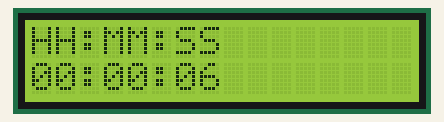
The sketch below on a simulated Arduino Uno, built with avr-gcc and run on an emulated ATmega328P. Shown: 16×2 character LCD.

Above: at 0.21 s.
At 5.07 s:
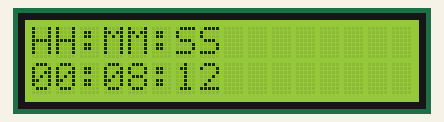
At 9.95 s:
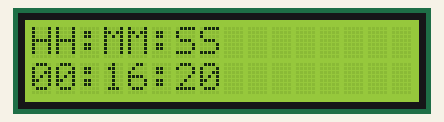
At 19.74 s:
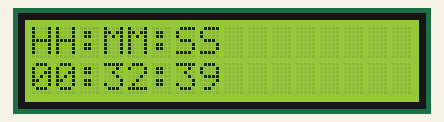
At 29.85 s:
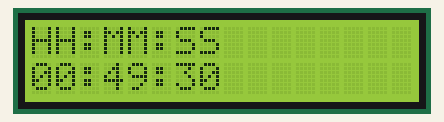
At 39.56 s:
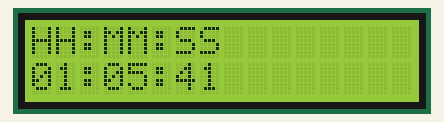

The sketch:

checkpoint3.ino
```cpp
#include <LiquidCrystal.h>

// initialize the library with the numbers of the interface pins
LiquidCrystal lcd(12, 11, 5, 4, 3, 2);

int tmp = 0, ss = 0,mm = 0 , hh = 0;

void setup() {

  lcd.begin(16, 2);
  lcd.setCursor(0, 0);
  lcd.print("HH:MM:SS");
}

void loop() {
    lcd.setCursor(0,1);
    tmp = (millis()/10);
    ss = tmp % 60;
    mm = (tmp / 60)%60;
    hh = (tmp/ 60 /60)%24;

    if (hh<10)
      lcd.print("0");
      lcd.print(hh);
      lcd.print(":");

    if (mm<10)
      lcd.print("0");
      lcd.print(mm);
      lcd.print(":");

     if (ss<10)
      lcd.print("0");
      lcd.print(ss);

    if(hh == 24)
      hh = 0;
    mm = 0;
    ss = 0;
}
```
